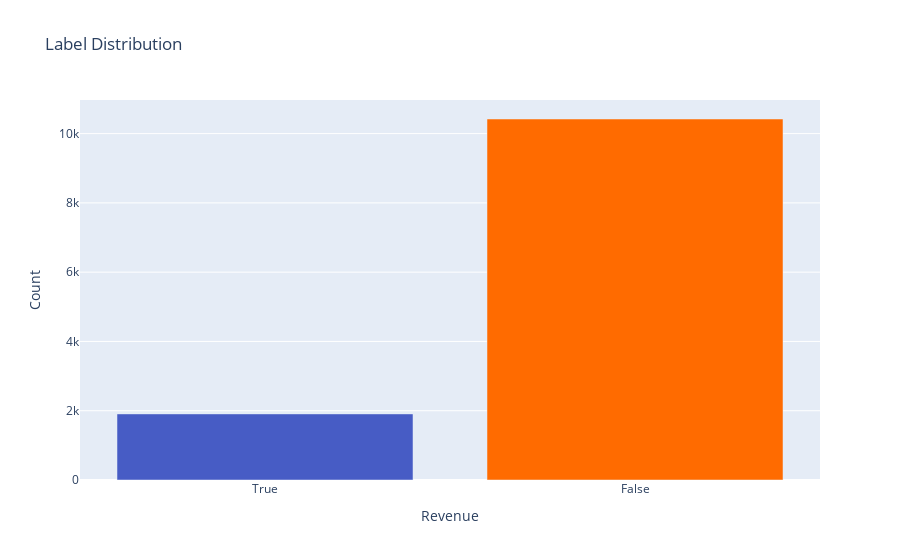

Notebook source saved alongside this figure:
### Code cell
plot_label_distribution(pd.read_csv('online_shoppers_intention.csv'))

### Figure 1 — Plotly figure (JSON) as saved in the notebook; plotly's stock layout.template omitted (floating-point values rounded to 4 significant figures)
{"data": [{"marker": {"color": ["#475CC5", "#FF6B00"]}, "type": "bar", "x": ["True", "False"], "y": [1908, 10422]}], "layout": {"barmode": "group", "title": {"text": "Label Distribution"}, "xaxis": {"title": {"text": "Revenue"}}, "yaxis": {"title": {"text": "Count"}}}}
